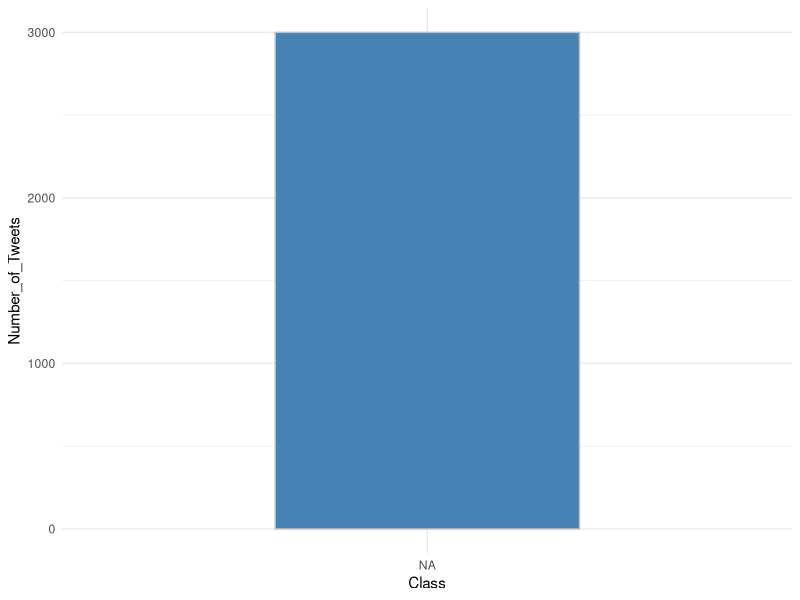

Generate this figure with R:
## Input Data
raw_data <- read.csv("Data/twitter-hate-speech-classifier-data.csv")
raw_data <- raw_data[c('tweet_text', 'does_this_tweet_contain_hate_speech', 'tweet_id')]
# Filtering first 3000 rows due to limited computational capacity
raw_data <- raw_data[1:3000,]
# Converting classification to numeric values
raw_data$class <- as.numeric(raw_data$does_this_tweet_contain_hate_speech)

## Counts by class
library(dplyr)
bar_data <- raw_data %>%
  group_by( class ) %>%
  tally

names(bar_data) <- c("Class", "Number_of_Tweets")
bar_data$Class <- as.factor(bar_data$Class)
#bar_data

## Bar Graph
library(ggplot2)
# Change the width of bars
ggplot(data=bar_data, aes(x= Class, y= Number_of_Tweets)) +
  geom_bar(stat="identity", color="gray", width=0.5, fill = 'steelblue') + 
  theme_minimal()